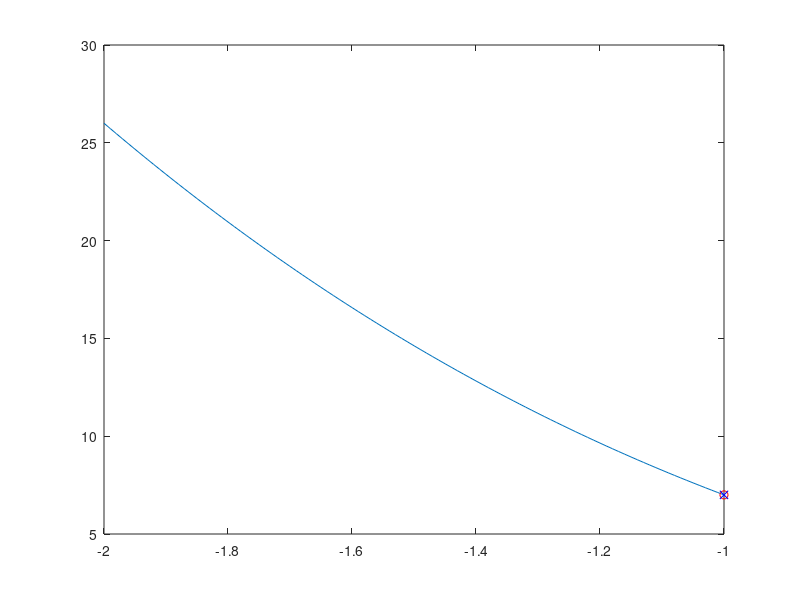

This chart was generated by the following MATLAB code:
function lab13()
close all
clear all
clc

wybor = 4;

switch wybor
    case 1
        f = @(x) (x.^2) - x;
        a=0.25;
        b=0.75;
        eps=1e-4;
    case 2
        f = @(x) ((1/3).*x.^2)-((13/7).*x)+11;
        a=-10;
        b=10;
        eps=1e-4;
    case 3
        f = @(x) x.^4-12.*x.^3+x+4;
        a=-2;
        b=2;
        eps=1e-4;
    otherwise
        f = @(x) -x.^3+3.*x.^2-3.*x;
        a=-2;
        b=-1;
        eps=1e-4;
end

tic
[x1, n1] = metoda1(f, a, b, eps)
toc
disp('Ekstremum (metoda połowienia): ');

tic
[x2, n2] = metoda2(f, a, b, eps)
toc
disp('Ekstremum (metoda połowienia): ');

t=a:0.01:b;
plot(t,f(t))
hold on;
plot(x1, f(x1), 'ro')
plot(x2, f(x2), 'bx')
%plot(x3, f(x3), 'rx')
%f(x1)

end

function [xm, n1] = metoda1(f, a, b, eps)
n1=0;
x1=0;
h=eps;
der = @(x) (f(x+h)-f(x-h))/(2.*h);

if((der(a)<0)&&(der(b>0)))
    
    xm=(a+b)/2;    
    n1=n1+1;

while((b-a>eps)&&(abs(der(xm))>eps))
    
    n1=n1+1;
    
    L=b-a;    
    
    x1=a+0.25*L;
    x2=b-0.25*L;
    
    if(f(a)>f(b))
        if(f(x1)>f(b))
            a=xm;
            xm=x2;
        else
            a=x1;
            b=x2;
        end
    else
        b=xm;
        xm=x1;
    end   
end 

    
else
    if(f(a)<f(b))
        xm=a;
    else
        xm=b;
    end
end

end

function [xm, n2] = metoda2(f, a, b, eps)
n2=0;
x0=a;
h=eps;

der1 = @(x) (f(x+h)-f(x-h))/(2.*h);
der2 = @(x) (f(x+h)-2.*f(x)+f(x-h))/(h.^2);

if((der1(a)<0)&&(der1(b)>0))

    n2=n2+1;

xm=x0-((der1(x0))/(der2(x0)))

while(abs(der1(xm))>eps)   
    n2=n2+1;
    
    xm=x0-((der1(x0))/(der2(x0)))
    x0=xm;
    
end 
    
else
    if(f(a)<f(b))
        xm=a;
    else
        xm=b;
    end
end

end
